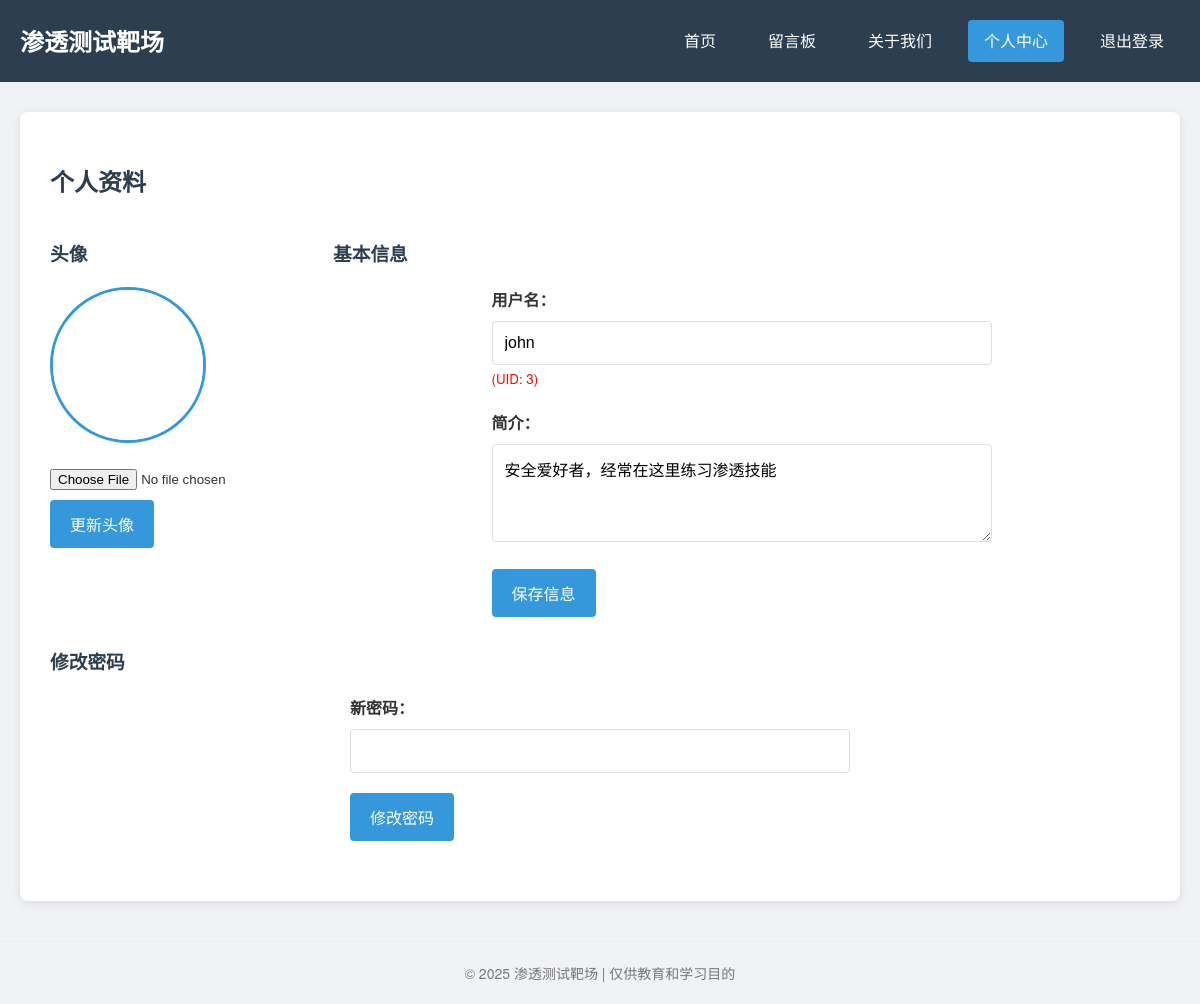
Page /profile.php?id=3 (signed in) on the committed database.
### tables this page shows
CREATE TABLE `users` (
  `id` int(11) NOT NULL AUTO_INCREMENT,
  `username` varchar(50) NOT NULL,
  `password` varchar(255) NOT NULL,
  `email` varchar(100) DEFAULT NULL,
  `avatar` varchar(255) DEFAULT 'default.jpg',
  `bio` text DEFAULT NULL,
  `is_admin` tinyint(1) DEFAULT 0,
  `status` tinyint(1) DEFAULT 1 COMMENT '0-禁用 1-正常',
  `deleted_at` timestamp NULL DEFAULT NULL COMMENT '删除时间',
  `created_at` timestamp NULL DEFAULT CURRENT_TIMESTAMP,
  `last_login` timestamp NULL DEFAULT NULL,
  `login_ip` varchar(45) DEFAULT NULL,
  PRIMARY KEY (`id`),
  UNIQUE KEY `username` (`username`)
);

### profile.php (the view, shortened to what this page needs)
<?php
include 'db.php';
$user_id = isset($_GET['id']) ? $_GET['id'] : $_SESSION['user_id'];
$sql = "SELECT * FROM users WHERE id = $user_id";
$result = $conn->query($sql);
$user = $result->fetch_assoc();
?>
<!DOCTYPE html>
<html lang="zh-CN">
<head>
    <link rel="stylesheet" href="styles.css">
</head>
<body>
    <header>
        <div class="container">
            <div class="logo">
                <h1><a href="index.php">渗透测试靶场</a></h1>
            </div>
            <nav>
                <a href="index.php">首页</a>
                <a href="guestbook.php">留言板</a>
                <a href="about.php">关于我们</a>
                <?php if (isset($_SESSION['user_id'])): ?>
        <a href="profile.php" class="active">个人中心</a>
        <a href="logout.php">退出登录</a>
                <?php else: ?>
                    <a href="login.php" class="btn-login">登录</a>
                    <a href="register.php" class="btn-register">注册</a>
                <?php endif; ?>
            </nav>
        </div>
    </header>
    <div class="container">
        <main>
            <section>
                <h2>个人资料</h2>
                <div class="profile-info">
                    <div class="avatar-section">
                        <h3>头像</h3>
                        <img src="uploads/<?php echo isset($user['avatar']) && $user['avatar'] ? $user['avatar'] : 'default.jpg'; ?>" alt="头像" class="avatar" onerror="this.src='uploads/default.jpg'">
                        <form method="post" enctype="multipart/form-data">
                            <input type="file" name="avatar" accept="image/*">
                            <button type="submit">更新头像</button>
                        </form>
                    </div>
                    <div class="bio-section">
                        <h3>基本信息</h3>
                        <form method="post">
                            <div class="form-group">
                                <label>用户名：</label>
                            <input type="text" name="username" value="<?php echo isset($_GET['username']) ? $_GET['username'] : $user['username']; ?>">
                            <?php if(isset($_GET['id'])) echo "<small style='color:red'>(UID: $user_id)</small>"; ?>
                            </div>
                            <div class="form-group">
                                <label>简介：</label>
                                <textarea name="bio" rows="4"><?php echo isset($user['bio']) ? $user['bio'] : ''; ?></textarea>
                            </div>
                            <button type="submit">保存信息</button>
                        </form>
                    </div>
                </div>
                <h3>修改密码</h3>
                <form method="post">
                    <div class="form-group">
                        <label>新密码：</label>
                        <input type="password" name="new_password" required>
                    </div>
                    <button type="submit">修改密码</button>
                </form>
            </section>
        </main>
    </div>
    <footer>
        <div class="container">
            &copy; 2025 渗透测试靶场 | 仅供教育和学习目的
        </div>
    </footer>
</body>
</html>

### styles.css (style rules this page uses)
body { font-family: "Helvetica Neue", Helvetica, Arial, sans-serif; background-color: #f0f2f5; margin: 0; padding: 0; color: #333; line-height: 1.6; }
.container { max-width: 1200px; margin: 0 auto; padding: 0 20px; }
header { background-color: #2c3e50; color: white; padding: 20px 0; margin-bottom: 30px; }
header .container { display: flex; justify-content: space-between; align-items: center; }
.logo h1 { margin: 0; font-size: 24px; }
.logo a { text-decoration: none; color: white; }
nav { display: flex; gap: 20px; }
nav a { color: white; text-decoration: none; padding: 8px 16px; border-radius: 4px; transition: background-color 0.3s; }
nav a.active { background-color: #3498db; }
main { background-color: white; border-radius: 8px; box-shadow: 0 2px 10px rgba(0,0,0,0.1); padding: 30px; margin-bottom: 40px; }
section { margin-bottom: 30px; }
h1, h2, h3 { color: #2c3e50; }
form { max-width: 500px; margin: 0 auto; }
.form-group { margin-bottom: 20px; }
label { display: block; margin-bottom: 8px; font-weight: bold; }
input[type="text"], input[type="password"], textarea { width: 100%; padding: 12px; border: 1px solid #ddd; border-radius: 4px; box-sizing: border-box; font-size: 16px; }
button, input[type="submit"] { background-color: #3498db; color: white; border: none; padding: 12px 20px; border-radius: 4px; cursor: pointer; font-size: 16px; transition: background-color 0.3s; }
footer { text-align: center; padding: 20px; color: #777; font-size: 14px; border-top: 1px solid #eee; margin-top: 40px; }

### profile.php (style rules this page uses)
.profile-info { display: flex; gap: 30px; margin-bottom: 30px; }
.avatar-section { flex: 0 0 200px; }
.bio-section { flex: 1; }
.avatar { width: 150px; height: 150px; border-radius: 50%; object-fit: cover; margin-bottom: 15px; border: 3px solid #3498db; }
input[type="file"] { margin-bottom: 10px; }

### rows in the picture
users: avatar (placeholder picture), username "john", bio "安全爱好者，经常在这里练习渗透技能"

### other values in the picture
$user_id "3"
